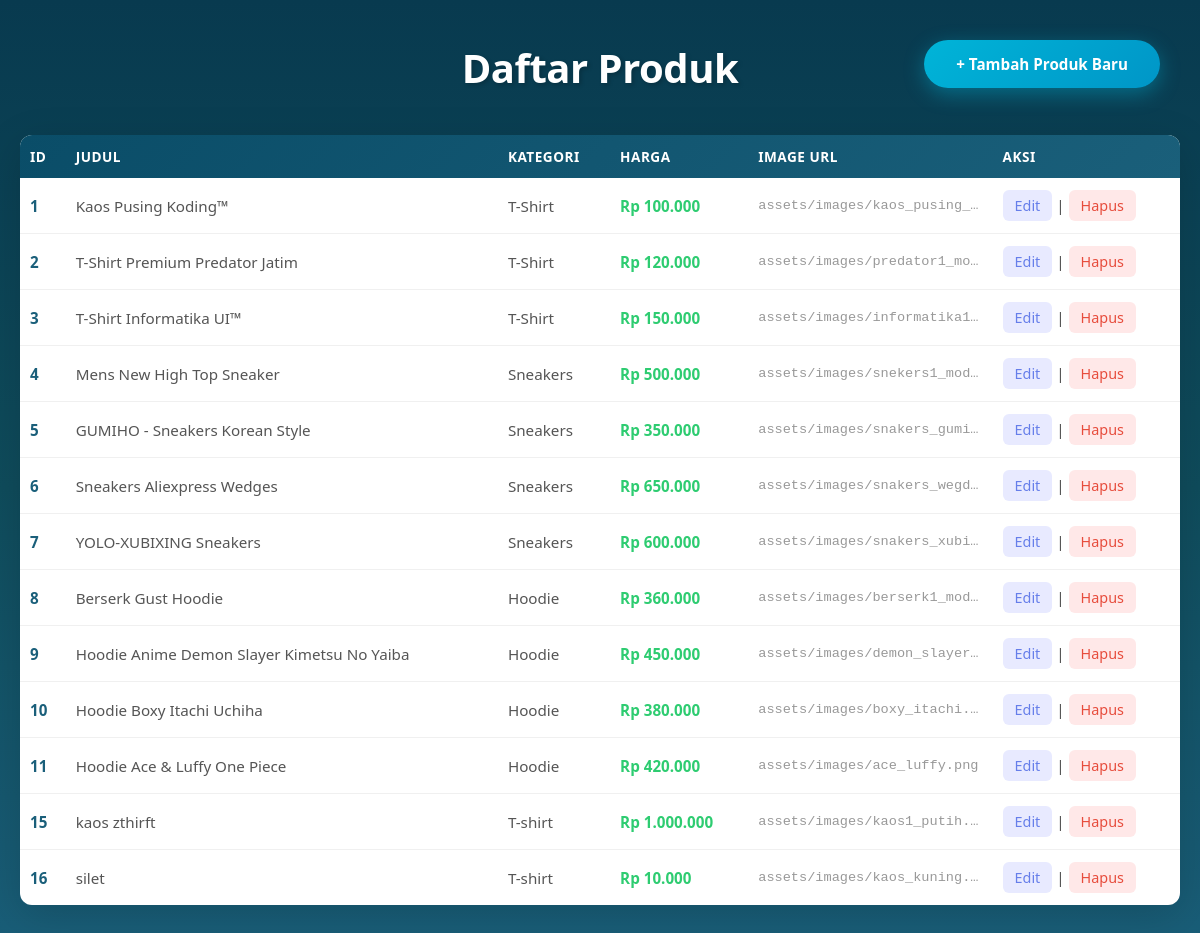
Page /app_zstore_admin/index.php on the committed database.
### tables this page shows
CREATE TABLE `products` (
  `id` int NOT NULL,
  `title` varchar(100) NOT NULL,
  `description` text,
  `category` varchar(50) NOT NULL,
  `price` double NOT NULL,
  `rating` double DEFAULT '0',
  `is_favourite` tinyint(1) DEFAULT '0',
  `is_popular` tinyint(1) DEFAULT '0'
);

### app_zstore_admin/index.php (the view, shortened to what this page needs)
<?php
include 'config.php';
$query = "
    SELECT
        p.id,
        p.title,
        p.category,
        p.price,
        MIN(pi.image_url) AS image_url
    FROM products p
    LEFT JOIN product_images pi ON p.id = pi.product_id
    GROUP BY p.id, p.title, p.category, p.price
";
$result = mysqli_query($conn, $query);
?>
<!DOCTYPE html>
<html lang="en">
<head>
    <link rel="stylesheet" href="assets/css/style.css">
</head>
<body>
    <h1>Daftar Produk</h1>
    <table>
        <thead>
            <tr>
                <th>ID</th>
                <th>Judul</th>
                <th>Kategori</th>
                <th>Harga</th>
                <th>Image URL</th>
                <th>Aksi</th>
            </tr>
        </thead>
        <tbody>
            <?php while($row = mysqli_fetch_assoc($result)): ?>
                <tr>
                    <td><?= $row['id']; ?></td>
                    <td><?= htmlspecialchars($row['title']); ?></td>
                    <td><?= htmlspecialchars($row['category']); ?></td>
                    <td>Rp <?= number_format($row['price'], 0, ',', '.'); ?></td>
                    <td><?= htmlspecialchars($row['image_url']); ?></td>
                    <td>
                        <a href="edit_product.php?id=<?= $row['id']; ?>">Edit</a> |
                        <a href="delete_product.php?id=<?= $row['id']; ?>" onclick="return confirm('Hapus produk ini?');">Hapus</a>
                    </td>
                </tr>
            <?php endwhile; ?>
        </tbody>
    </table>
    <a href="add_product.php" class="add-btn">+ Tambah Produk Baru</a>
</body>
</html>

### app_zstore_admin/assets/css/style.css (style rules this page uses)
* { margin: 0; padding: 0; box-sizing: border-box; }
body { font-family: 'Segoe UI', Tahoma, Geneva, Verdana, sans-serif; background: linear-gradient(180deg, #083a4f 0%, #0f4c5c 50%, #1a5f7a 100%); min-height: 100vh; padding: 40px 20px; color: #333; position: relative; }
h1 { text-align: center; color: #fff; font-size: 2.5rem; margin-bottom: 40px; text-shadow: 2px 2px 4px rgba(0,0,0,0.2); font-weight: 600; letter-spacing: -0.5px; }
table { width: 100%; max-width: 1400px; margin: 0 auto 30px; background: #fff; border-radius: 12px; overflow: hidden; box-shadow: 0 10px 40px rgba(0,0,0,0.15); border-collapse: collapse; }
thead { background: linear-gradient(135deg, #0a4d68 0%, #1a5f7a 100%); }
thead tr th { padding: 18px 15px; text-align: left; color: #fff; font-weight: 600; text-transform: uppercase; font-size: 0.85rem; letter-spacing: 0.5px; }
tbody tr { border-bottom: 1px solid #f0f0f0; transition: all 0.3s ease; }
tbody tr:last-child { border-bottom: none; }
tbody td { padding: 16px 15px; color: #555; font-size: 0.95rem; }
tbody td:first-child { font-weight: 600; color: #1a5f7a; }
tbody td:nth-child(4) { font-weight: 600; color: #2ecc71; }
tbody td:nth-child(5) { font-size: 0.85rem; color: #999; font-family: 'Courier New', monospace; max-width: 200px; overflow: hidden; text-overflow: ellipsis; white-space: nowrap; }
tbody td:last-child a { text-decoration: none; color: #667eea; font-weight: 500; padding: 6px 12px; border-radius: 6px; transition: all 0.3s ease; display: inline-block; font-size: 0.9rem; }
tbody td:last-child a:first-child { background: #e8eaff; }
tbody td:last-child a:last-child { background: #ffe8e8; color: #e74c3c; }
.add-btn { position: fixed; top: 40px; right: 40px; padding: 14px 32px; background: linear-gradient(135deg, #00b4d8 0%, #0096c7 100%); color: #fff; text-decoration: none; border-radius: 50px; font-weight: 600; font-size: 0.95rem; box-shadow: 0 6px 20px rgba(0, 180, 216, 0.4); transition: all 0.3s ease; text-align: center; z-index: 1000; }
@media (max-width: 1200px) { table { font-size: 0.9rem; } }
@media (max-width: 1200px) { thead tr th, tbody td { padding: 12px 10px; } }
table { animation: fadeIn 0.6s ease; }
.add-btn { animation: fadeIn 0.8s ease; }

### rows in the picture
products: id "1", title "Kaos Pusing Koding™", category "T-Shirt", price "100.000", image_url "assets/images/kaos_pusing_…"
products: id "2", title "T-Shirt Premium Predator Jatim", category "T-Shirt", price "120.000", image_url "assets/images/predator1_mo…"
products: id "3", title "T-Shirt Informatika UI™", category "T-Shirt", price "150.000", image_url "assets/images/informatika1…"
products: id "4", title "Mens New High Top Sneaker", category "Sneakers", price "500.000", image_url "assets/images/snekers1_mod…"
products: id "5", title "GUMIHO - Sneakers Korean Style", category "Sneakers", price "350.000", image_url "assets/images/snakers_gumi…"
products: id "6", title "Sneakers Aliexpress Wedges", category "Sneakers", price "650.000", image_url "assets/images/snakers_wegd…"
products: id "7", title "YOLO-XUBIXING Sneakers", category "Sneakers", price "600.000", image_url "assets/images/snakers_xubi…"
products: id "8", title "Berserk Gust Hoodie", category "Hoodie", price "360.000", image_url "assets/images/berserk1_mod…"
products: id "9", title "Hoodie Anime Demon Slayer Kimetsu No Yaiba", category "Hoodie", price "450.000", image_url "assets/images/demon_slayer…"
products: id "10", title "Hoodie Boxy Itachi Uchiha", category "Hoodie", price "380.000", image_url "assets/images/boxy_itachi.…"
products: id "11", title "Hoodie Ace & Luffy One Piece", category "Hoodie", price "420.000", image_url "assets/images/ace_luffy.png"
products: id "15", title "kaos zthirft", category "T-shirt", price "1.000.000", image_url "assets/images/kaos1_putih.…"
products: id "16", title "silet", category "T-shirt", price "10.000", image_url "assets/images/kaos_kuning.…"
